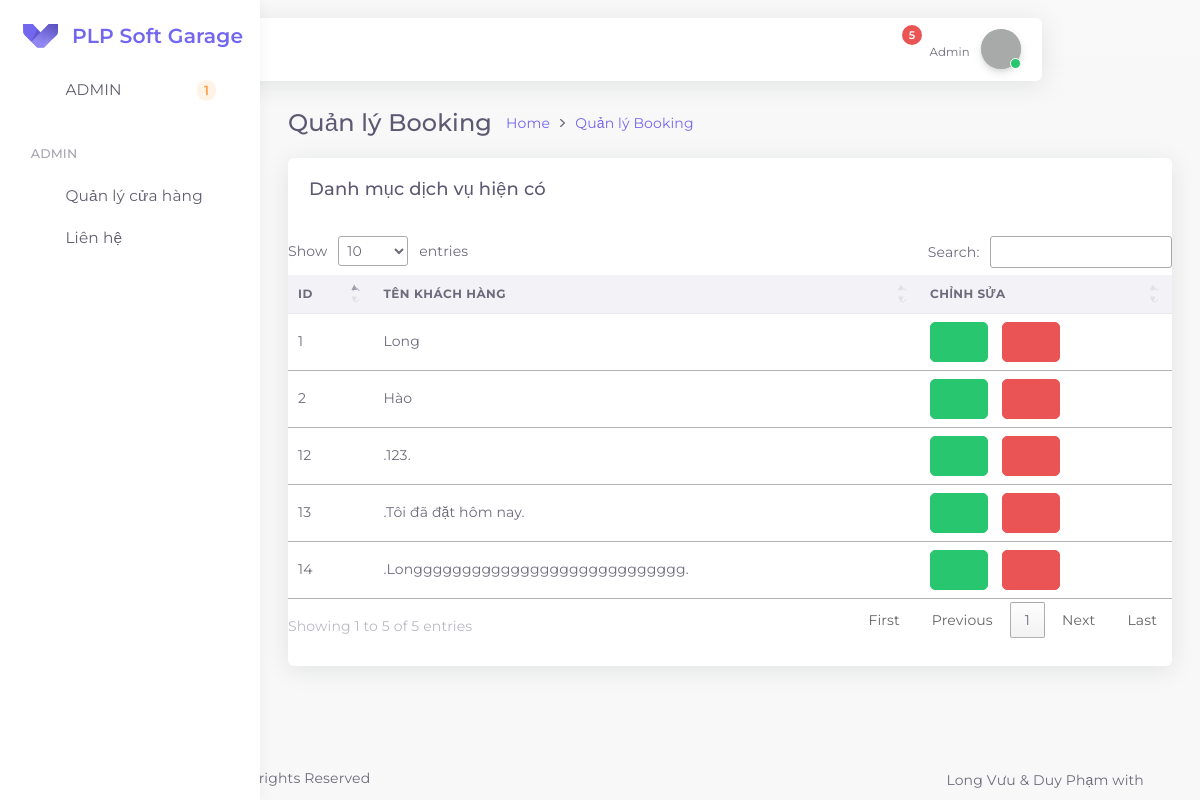
Screenshot of /admin/admin_controller/book.php with the database file from the repository.
### tables this page shows
CREATE TABLE `book` (
  `id` int(11) NOT NULL,
  `name` varchar(255) NOT NULL
);

### admin/admin_controller/book.php (called while the page is built)
<?php
require './admin_views/header.php';
    $sql ="SELECT * FROM `book`";
    $result = mysqli_query($conn,$sql);
require './admin_views/book.php';
require './admin_views/footer.php';
?>

### admin/admin_views/book.php (the view, shortened to what this page needs)
<div class="app-content content">
    <div class="header-wrapper container-xxl p-0">
        <div class="content-header row">
            <div class="content-header-left col-md-9 col-12 mb-2">
                <div class="row breadcrumbs-top">
                    <div class="col-12">
                        <h2 class="content-header-title float-start mb-0">Quản lý Booking</h2>
                        <div class="breadcrumb-wrapper">
                            <ol class="breadcrumb">
                                <li class="breadcrumb-item"><a href="./home">Home</a>
                                </li>
                                <li class="breadcrumb-item"><a href="./service.html">Quản lý Booking</a>
                                </li>
                            </ol>
                        </div>
                    </div>
                </div>
            </div>
        </div>
    </div>
    <div class="content-body">
        <section id="context-menu">
            <div class="row">
                <div class="col-12">
                    <div class="card">
                        <div class="card-header">
                            <h4 class="card-title">Danh mục dịch vụ hiện có </h4>
                        </div>
                        <div class="col-12">
                        <div class="card card-company-table">
                            <div class="card-body p-0">
                            <div class="table-responsive">
                                <table id="myTable" class="table">
                                <thead>
                                    <tr>
                                    <th>ID</th>
                                    <th>Tên khách hàng</th>
                                    <th>Chỉnh sửa</th>
                                    </tr>
                                </thead>
                                <tbody>
                                   <?php foreach($result as $key => $value) {?>
                                    <tr>
                                        <td><?=$value['id']?></td>
                                        <td><?=$value['name']?></td>
                                        <td>
                                            <div class="d-flex align-items-center ">
                                                <a class="btn btn-success me-1"href="./index.php?ctrl=chitietbook&id=<?=$value['id']?>"><i data-feather="edit"></i></a>
                                                <a class="btn btn-danger" onclick="return Del('<?= $value['id']?>')" href="./index.php?ctrl=service_delete&id=<?=$value['id']?>"><i  data-feather="delete"></i></a>
                                            </div>
                                        </td>
                                    </tr>
                                <?php }?>
                                </tbody>
                                </table>
                            </div>
                            </div>
                        </div>
                        </div>
                    </div>
                </div>
            </div>
        </section>
    </div>
</div>

### rows the page displays
book: id "1", name "Long"
book: id "2", name "Hào"
book: id "12", name ".123."
book: id "13", name ".Tôi đã đặt hôm nay."
book: id "14", name ".Longggggggggggggggggggggggggggg."
